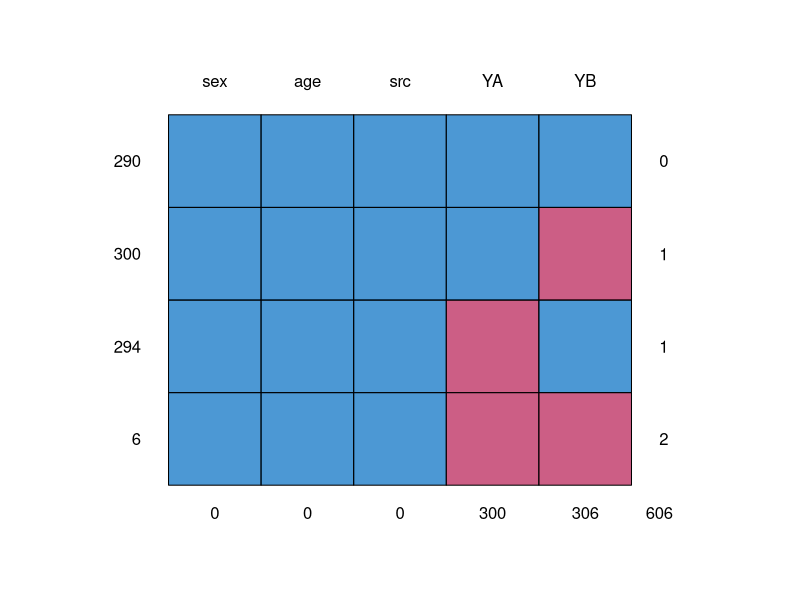
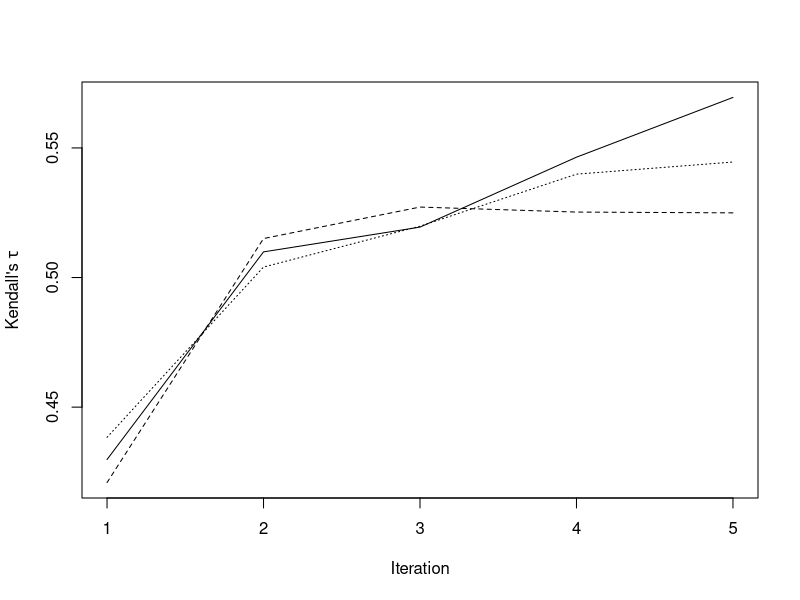

Reproduce these figures in R, in order.
library(mice)


### Name: walking
### Title: Walking disability data
### Aliases: walking
### Keywords: datasets

### ** Examples


md.pattern(walking)

micemill <- function(n) {
 for (i in 1:n) {
   imp <<- mice.mids(imp) # global assignment 
   cors <- with(imp, cor(as.numeric(YA),
                        as.numeric(YB),
                        method="kendall"))
   tau <<- rbind(tau, getfit(cors, s=TRUE))  # global assignment
 }
}

plotit <- function()
 matplot(x=1:nrow(tau),y=tau,
       ylab=expression(paste("Kendall's ",tau)), 
         xlab="Iteration", type="l", lwd=1,
       lty=1:10,col="black")

tau <- NULL
imp <- mice(walking, max=0, m=10, seed=92786)
pred <- imp$pred
pred[,c("src","age","sex")] <- 0
imp <- mice(walking, max=0, m=3, seed=92786, pred=pred)
micemill(5)
plotit()

### to get figure 7.8 van Buuren (2012) use m=10 and micemill(20) 
